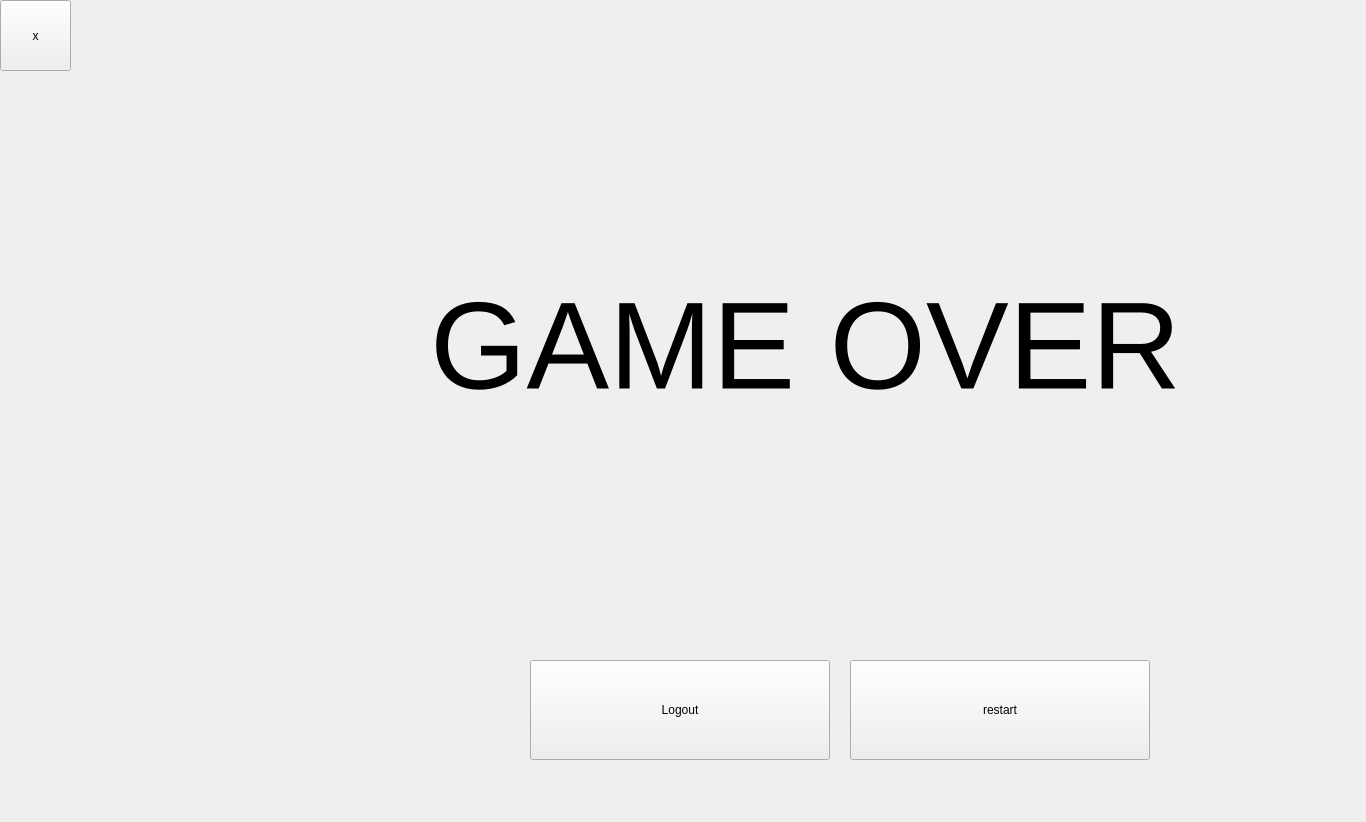
<?xml version="1.0" encoding="UTF-8"?>
<ui version="4.0">
 <class>lostscreen</class>
 <widget class="QWidget" name="lostscreen">
  <property name="geometry">
   <rect>
    <x>0</x>
    <y>0</y>
    <width>1366</width>
    <height>822</height>
   </rect>
  </property>
  <property name="windowTitle">
   <string>Form</string>
  </property>
  <widget class="QPushButton" name="quit">
   <property name="geometry">
    <rect>
     <x>0</x>
     <y>0</y>
     <width>71</width>
     <height>71</height>
    </rect>
   </property>
   <property name="text">
    <string>x</string>
   </property>
  </widget>
  <widget class="QLabel" name="label">
   <property name="geometry">
    <rect>
     <x>430</x>
     <y>180</y>
     <width>851</width>
     <height>331</height>
    </rect>
   </property>
   <property name="font">
    <font>
     <pointsize>93</pointsize>
    </font>
   </property>
   <property name="text">
    <string>GAME OVER</string>
   </property>
  </widget>
  <widget class="QPushButton" name="startgame">
   <property name="geometry">
    <rect>
     <x>850</x>
     <y>660</y>
     <width>300</width>
     <height>100</height>
    </rect>
   </property>
   <property name="text">
    <string>restart</string>
   </property>
  </widget>
  <widget class="QPushButton" name="logout">
   <property name="geometry">
    <rect>
     <x>530</x>
     <y>660</y>
     <width>300</width>
     <height>100</height>
    </rect>
   </property>
   <property name="text">
    <string>Logout</string>
   </property>
  </widget>
 </widget>
 <resources/>
 <connections/>
</ui>
